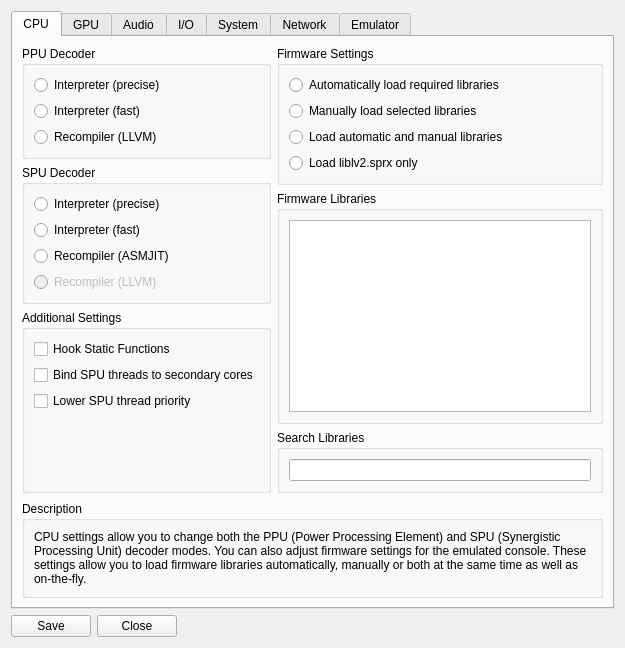
<?xml version="1.0" encoding="UTF-8"?>
<ui version="4.0">
 <class>settings_dialog</class>
 <widget class="QDialog" name="settings_dialog">
  <property name="geometry">
   <rect>
    <x>0</x>
    <y>0</y>
    <width>550</width>
    <height>604</height>
   </rect>
  </property>
  <property name="sizePolicy">
   <sizepolicy hsizetype="Preferred" vsizetype="Preferred">
    <horstretch>0</horstretch>
    <verstretch>0</verstretch>
   </sizepolicy>
  </property>
  <property name="windowTitle">
   <string>Settings</string>
  </property>
  <property name="windowIcon">
   <iconset resource="../resources.qrc">
    <normaloff>:/rpcs3.ico</normaloff>:/rpcs3.ico</iconset>
  </property>
  <layout class="QVBoxLayout" name="verticalLayout_6">
   <item>
    <widget class="QTabWidget" name="tabWidget">
     <property name="enabled">
      <bool>true</bool>
     </property>
     <property name="sizePolicy">
      <sizepolicy hsizetype="MinimumExpanding" vsizetype="MinimumExpanding">
       <horstretch>0</horstretch>
       <verstretch>0</verstretch>
      </sizepolicy>
     </property>
     <property name="currentIndex">
      <number>0</number>
     </property>
     <widget class="QWidget" name="coreTab">
      <attribute name="title">
       <string>CPU</string>
      </attribute>
      <layout class="QVBoxLayout" name="verticalLayout_10">
       <item>
        <layout class="QHBoxLayout" name="horizontalLayout_2">
         <item>
          <layout class="QVBoxLayout" name="verticalLayout_8">
           <item>
            <widget class="QGroupBox" name="ppu">
             <property name="title">
              <string>PPU Decoder</string>
             </property>
             <layout class="QVBoxLayout" name="verticalLayout_2">
              <item>
               <widget class="QRadioButton" name="ppu_precise">
                <property name="text">
                 <string>Interpreter (precise)</string>
                </property>
                <attribute name="buttonGroup">
                 <string notr="true">ppuBG</string>
                </attribute>
               </widget>
              </item>
              <item>
               <widget class="QRadioButton" name="ppu_fast">
                <property name="text">
                 <string>Interpreter (fast)</string>
                </property>
                <attribute name="buttonGroup">
                 <string notr="true">ppuBG</string>
                </attribute>
               </widget>
              </item>
              <item>
               <widget class="QRadioButton" name="ppu_llvm">
                <property name="text">
                 <string>Recompiler (LLVM)</string>
                </property>
                <attribute name="buttonGroup">
                 <string notr="true">ppuBG</string>
                </attribute>
               </widget>
              </item>
             </layout>
            </widget>
           </item>
           <item>
            <widget class="QGroupBox" name="spu">
             <property name="title">
              <string>SPU Decoder</string>
             </property>
             <layout class="QVBoxLayout" name="verticalLayout_3">
              <item>
               <widget class="QRadioButton" name="spu_precise">
                <property name="text">
                 <string>Interpreter (precise)</string>
                </property>
                <attribute name="buttonGroup">
                 <string notr="true">spuBG</string>
                </attribute>
               </widget>
              </item>
              <item>
               <widget class="QRadioButton" name="spu_fast">
                <property name="text">
                 <string>Interpreter (fast)</string>
                </property>
                <attribute name="buttonGroup">
                 <string notr="true">spuBG</string>
                </attribute>
               </widget>
              </item>
              <item>
               <widget class="QRadioButton" name="spu_asmjit">
                <property name="text">
                 <string>Recompiler (ASMJIT)</string>
                </property>
                <attribute name="buttonGroup">
                 <string notr="true">spuBG</string>
                </attribute>
               </widget>
              </item>
              <item>
               <widget class="QRadioButton" name="spu_llvm">
                <property name="enabled">
                 <bool>false</bool>
                </property>
                <property name="text">
                 <string>Recompiler (LLVM)</string>
                </property>
                <attribute name="buttonGroup">
                 <string notr="true">spuBG</string>
                </attribute>
               </widget>
              </item>
             </layout>
            </widget>
           </item>
           <item>
            <widget class="QGroupBox" name="checkboxes">
             <property name="title">
              <string>Additional Settings</string>
             </property>
             <layout class="QVBoxLayout" name="verticalLayout_4">
              <item>
               <widget class="QCheckBox" name="hookStFunc">
                <property name="text">
                 <string>Hook Static Functions</string>
                </property>
               </widget>
              </item>
              <item>
               <widget class="QCheckBox" name="bindSPUThreads">
                <property name="text">
                 <string>Bind SPU threads to secondary cores</string>
                </property>
               </widget>
              </item>
              <item>
               <widget class="QCheckBox" name="lowerSPUThrPrio">
                <property name="text">
                 <string>Lower SPU thread priority</string>
                </property>
               </widget>
              </item>
              <item>
               <spacer name="verticalSpacer">
                <property name="orientation">
                 <enum>Qt::Vertical</enum>
                </property>
                <property name="sizeHint" stdset="0">
                 <size>
                  <width>20</width>
                  <height>40</height>
                 </size>
                </property>
               </spacer>
              </item>
             </layout>
            </widget>
           </item>
          </layout>
         </item>
         <item>
          <layout class="QVBoxLayout" name="verticalLayout_9">
           <item>
            <widget class="QGroupBox" name="lib_settings">
             <property name="sizePolicy">
              <sizepolicy hsizetype="Expanding" vsizetype="Expanding">
               <horstretch>0</horstretch>
               <verstretch>0</verstretch>
              </sizepolicy>
             </property>
             <property name="title">
              <string>Firmware Settings</string>
             </property>
             <layout class="QVBoxLayout" name="verticalLayout">
              <item>
               <widget class="QRadioButton" name="lib_auto">
                <property name="sizePolicy">
                 <sizepolicy hsizetype="Expanding" vsizetype="Preferred">
                  <horstretch>0</horstretch>
                  <verstretch>0</verstretch>
                 </sizepolicy>
                </property>
                <property name="text">
                 <string>Automatically load required libraries</string>
                </property>
               </widget>
              </item>
              <item>
               <widget class="QRadioButton" name="lib_manu">
                <property name="sizePolicy">
                 <sizepolicy hsizetype="Expanding" vsizetype="Preferred">
                  <horstretch>0</horstretch>
                  <verstretch>0</verstretch>
                 </sizepolicy>
                </property>
                <property name="text">
                 <string>Manually load selected libraries</string>
                </property>
               </widget>
              </item>
              <item>
               <widget class="QRadioButton" name="lib_both">
                <property name="sizePolicy">
                 <sizepolicy hsizetype="Expanding" vsizetype="Preferred">
                  <horstretch>0</horstretch>
                  <verstretch>0</verstretch>
                 </sizepolicy>
                </property>
                <property name="text">
                 <string>Load automatic and manual libraries</string>
                </property>
               </widget>
              </item>
              <item>
               <widget class="QRadioButton" name="lib_lv2">
                <property name="sizePolicy">
                 <sizepolicy hsizetype="Expanding" vsizetype="Preferred">
                  <horstretch>0</horstretch>
                  <verstretch>0</verstretch>
                 </sizepolicy>
                </property>
                <property name="text">
                 <string>Load liblv2.sprx only</string>
                </property>
               </widget>
              </item>
             </layout>
            </widget>
           </item>
           <item>
            <widget class="QGroupBox" name="groupBox_28">
             <property name="sizePolicy">
              <sizepolicy hsizetype="Expanding" vsizetype="Preferred">
               <horstretch>0</horstretch>
               <verstretch>0</verstretch>
              </sizepolicy>
             </property>
             <property name="title">
              <string>Firmware Libraries</string>
             </property>
             <layout class="QVBoxLayout" name="verticalLayout_12">
              <item>
               <widget class="QListWidget" name="lleList">
                <property name="selectionMode">
                 <enum>QAbstractItemView::ExtendedSelection</enum>
                </property>
                <property name="viewMode">
                 <enum>QListView::ListMode</enum>
                </property>
               </widget>
              </item>
             </layout>
            </widget>
           </item>
           <item>
            <widget class="QGroupBox" name="groupBox_40">
             <property name="title">
              <string>Search Libraries</string>
             </property>
             <layout class="QVBoxLayout" name="verticalLayout_11">
              <item>
               <widget class="QLineEdit" name="searchBox"/>
              </item>
             </layout>
            </widget>
           </item>
          </layout>
         </item>
        </layout>
       </item>
       <item>
        <spacer name="verticalSpacer_2">
         <property name="orientation">
          <enum>Qt::Vertical</enum>
         </property>
         <property name="sizeType">
          <enum>QSizePolicy::MinimumExpanding</enum>
         </property>
         <property name="sizeHint" stdset="0">
          <size>
           <width>0</width>
           <height>0</height>
          </size>
         </property>
        </spacer>
       </item>
       <item>
        <widget class="QGroupBox" name="groupBox_41">
         <property name="title">
          <string>Description</string>
         </property>
         <layout class="QVBoxLayout" name="verticalLayout_5">
          <item>
           <widget class="QLabel" name="label_2">
            <property name="text">
             <string>CPU settings allow you to change both the PPU (Power Processing Element) and SPU (Synergistic Processing Unit) decoder modes. You can also adjust firmware settings for the emulated console. These settings allow you to load firmware libraries automatically, manually or both at the same time as well as on-the-fly.</string>
            </property>
            <property name="textFormat">
             <enum>Qt::PlainText</enum>
            </property>
            <property name="alignment">
             <set>Qt::AlignLeading|Qt::AlignLeft|Qt::AlignTop</set>
            </property>
            <property name="wordWrap">
             <bool>true</bool>
            </property>
           </widget>
          </item>
         </layout>
        </widget>
       </item>
      </layout>
     </widget>
     <widget class="QWidget" name="gpuTab">
      <attribute name="title">
       <string>GPU</string>
      </attribute>
      <layout class="QVBoxLayout" name="verticalLayout_7">
       <item>
        <layout class="QHBoxLayout" name="horizontalLayout_4">
         <item>
          <widget class="QGroupBox" name="groupBox_26">
           <property name="title">
            <string>Renderer</string>
           </property>
           <layout class="QVBoxLayout" name="verticalLayout_19">
            <item>
             <widget class="QComboBox" name="renderBox"/>
            </item>
           </layout>
          </widget>
         </item>
         <item>
          <widget class="QGroupBox" name="groupBox_29">
           <property name="title">
            <string>Resolution</string>
           </property>
           <layout class="QVBoxLayout" name="verticalLayout_22">
            <item>
             <widget class="QComboBox" name="resBox"/>
            </item>
           </layout>
          </widget>
         </item>
        </layout>
       </item>
       <item>
        <layout class="QHBoxLayout" name="horizontalLayout_6">
         <item>
          <widget class="QGroupBox" name="groupBox_42">
           <property name="title">
            <string>Graphics Device</string>
           </property>
           <layout class="QVBoxLayout" name="verticalLayout_18">
            <item>
             <widget class="QComboBox" name="graphicsAdapterBox"/>
            </item>
           </layout>
          </widget>
         </item>
         <item>
          <widget class="QGroupBox" name="groupBox_43">
           <property name="enabled">
            <bool>false</bool>
           </property>
           <property name="title">
            <string>Enhancements</string>
           </property>
           <layout class="QVBoxLayout" name="verticalLayout_21">
            <item>
             <widget class="QPushButton" name="pushButton_3">
              <property name="text">
               <string>Advanced Settings</string>
              </property>
             </widget>
            </item>
           </layout>
          </widget>
         </item>
        </layout>
       </item>
       <item>
        <layout class="QHBoxLayout" name="horizontalLayout_8">
         <item>
          <layout class="QHBoxLayout" name="horizontalLayout_3">
           <item>
            <widget class="QGroupBox" name="groupBox_44">
             <property name="title">
              <string>Aspect Ratio</string>
             </property>
             <layout class="QVBoxLayout" name="verticalLayout_14">
              <item>
               <widget class="QComboBox" name="aspectBox"/>
              </item>
             </layout>
            </widget>
           </item>
           <item>
            <widget class="QGroupBox" name="groupBox_45">
             <property name="title">
              <string>Framelimit</string>
             </property>
             <layout class="QVBoxLayout" name="verticalLayout_15">
              <item>
               <widget class="QComboBox" name="frameLimitBox"/>
              </item>
             </layout>
            </widget>
           </item>
          </layout>
         </item>
         <item>
          <widget class="QWidget" name="widget" native="true"/>
         </item>
        </layout>
       </item>
       <item>
        <layout class="QHBoxLayout" name="horizontalLayout_7">
         <item alignment="Qt::AlignTop">
          <widget class="QGroupBox" name="groupBox_46">
           <property name="title">
            <string>Additional Settings</string>
           </property>
           <property name="alignment">
            <set>Qt::AlignLeading|Qt::AlignLeft|Qt::AlignTop</set>
           </property>
           <layout class="QVBoxLayout" name="verticalLayout_16">
            <item alignment="Qt::AlignTop">
             <widget class="QCheckBox" name="dumpColor">
              <property name="text">
               <string>Write Color Buffers</string>
              </property>
             </widget>
            </item>
            <item>
             <widget class="QCheckBox" name="dumpDepth">
              <property name="text">
               <string>Write Depth Buffers</string>
              </property>
             </widget>
            </item>
            <item>
             <widget class="QCheckBox" name="readColor">
              <property name="text">
               <string>Read Color Buffers</string>
              </property>
             </widget>
            </item>
            <item>
             <widget class="QCheckBox" name="readDepth">
              <property name="text">
               <string>Read Depth Buffers</string>
              </property>
             </widget>
            </item>
            <item>
             <widget class="QCheckBox" name="autoInvalidateCache">
              <property name="text">
               <string>Invalidate Cache Every Frame</string>
              </property>
             </widget>
            </item>
            <item>
             <widget class="QCheckBox" name="gpuTextureScaling">
              <property name="text">
               <string>Use GPU Texture Scaling</string>
              </property>
             </widget>
            </item>
            <item>
             <widget class="QCheckBox" name="vsync">
              <property name="text">
               <string>Use Vertical Sync</string>
              </property>
             </widget>
            </item>
           </layout>
          </widget>
         </item>
         <item alignment="Qt::AlignTop">
          <widget class="QGroupBox" name="groupBox_48">
           <property name="enabled">
            <bool>true</bool>
           </property>
           <property name="title">
            <string>Debugging Settings</string>
           </property>
           <property name="alignment">
            <set>Qt::AlignLeading|Qt::AlignLeft|Qt::AlignTop</set>
           </property>
           <layout class="QVBoxLayout" name="verticalLayout_17">
            <item alignment="Qt::AlignTop">
             <widget class="QCheckBox" name="glLegacyBuffers">
              <property name="enabled">
               <bool>false</bool>
              </property>
              <property name="text">
               <string>Use Legacy OpenGL Buffers</string>
              </property>
             </widget>
            </item>
            <item alignment="Qt::AlignTop">
             <widget class="QCheckBox" name="debugOutput">
              <property name="text">
               <string>Debug Output</string>
              </property>
             </widget>
            </item>
            <item>
             <widget class="QCheckBox" name="debugOverlay">
              <property name="text">
               <string>Debug Overlay</string>
              </property>
             </widget>
            </item>
            <item>
             <widget class="QCheckBox" name="scrictModeRendering">
              <property name="text">
               <string>Strict Rendering Mode</string>
              </property>
             </widget>
            </item>
            <item>
             <widget class="QCheckBox" name="logProg">
              <property name="text">
               <string>Log Shader Programs</string>
              </property>
             </widget>
            </item>
            <item alignment="Qt::AlignTop">
             <widget class="QCheckBox" name="forceHighpZ">
              <property name="text">
               <string>Use High Precision Z-buffer</string>
              </property>
             </widget>
            </item>
           </layout>
          </widget>
         </item>
        </layout>
       </item>
       <item>
        <spacer name="verticalSpacer_3">
         <property name="orientation">
          <enum>Qt::Vertical</enum>
         </property>
         <property name="sizeType">
          <enum>QSizePolicy::MinimumExpanding</enum>
         </property>
         <property name="sizeHint" stdset="0">
          <size>
           <width>0</width>
           <height>0</height>
          </size>
         </property>
        </spacer>
       </item>
       <item>
        <widget class="QGroupBox" name="groupBox_47">
         <property name="title">
          <string>Description</string>
         </property>
         <layout class="QHBoxLayout" name="horizontalLayout_5">
          <item>
           <widget class="QLabel" name="label_3">
            <property name="text">
             <string>GPU settings allow you to change the rendering backend of the emulated console. You can also choose your preferred graphics device for GPU specific rendering APIs as well as adjust the output resolution, aspect ratio and framelimit of the emulated console. Additional enhancement settings will be added in the future.</string>
            </property>
            <property name="textFormat">
             <enum>Qt::PlainText</enum>
            </property>
            <property name="alignment">
             <set>Qt::AlignLeading|Qt::AlignLeft|Qt::AlignTop</set>
            </property>
            <property name="wordWrap">
             <bool>true</bool>
            </property>
           </widget>
          </item>
         </layout>
        </widget>
       </item>
      </layout>
     </widget>
     <widget class="QWidget" name="audioTab">
      <attribute name="title">
       <string>Audio</string>
      </attribute>
      <layout class="QVBoxLayout" name="verticalLayout_26">
       <item>
        <layout class="QHBoxLayout" name="horizontalLayout_9">
         <item>
          <layout class="QVBoxLayout" name="verticalLayout_25">
           <item>
            <widget class="QGroupBox" name="groupBox_30">
             <property name="title">
              <string>Audio Out</string>
             </property>
             <layout class="QVBoxLayout" name="verticalLayout_24">
              <item>
               <widget class="QComboBox" name="audioOutBox"/>
              </item>
             </layout>
            </widget>
           </item>
           <item>
            <widget class="QGroupBox" name="groupBox_49">
             <property name="title">
              <string>Audio Settings</string>
             </property>
             <layout class="QVBoxLayout" name="verticalLayout_23">
              <item>
               <widget class="QCheckBox" name="audioDump">
                <property name="text">
                 <string>Dump to File</string>
                </property>
               </widget>
              </item>
              <item>
               <widget class="QCheckBox" name="convert">
                <property name="text">
                 <string>Convert to 16-bit</string>
                </property>
               </widget>
              </item>
              <item>
               <widget class="QCheckBox" name="downmix">
                <property name="text">
                 <string>Downmix to Stereo</string>
                </property>
                <property name="checked">
                 <bool>false</bool>
                </property>
               </widget>
              </item>
             </layout>
            </widget>
           </item>
          </layout>
         </item>
         <item>
          <widget class="QWidget" name="widget_2" native="true"/>
         </item>
        </layout>
       </item>
       <item>
        <spacer name="verticalSpacer_6">
         <property name="orientation">
          <enum>Qt::Vertical</enum>
         </property>
         <property name="sizeType">
          <enum>QSizePolicy::MinimumExpanding</enum>
         </property>
         <property name="sizeHint" stdset="0">
          <size>
           <width>0</width>
           <height>0</height>
          </size>
         </property>
        </spacer>
       </item>
       <item>
        <widget class="QGroupBox" name="groupBox_50">
         <property name="title">
          <string>Description</string>
         </property>
         <layout class="QVBoxLayout" name="verticalLayout_20">
          <item>
           <widget class="QLabel" name="label_4">
            <property name="text">
             <string>Audio settings allow you to change the way audio is encoded and handled by the emulator. More detailed settings will be added in the future.</string>
            </property>
            <property name="textFormat">
             <enum>Qt::PlainText</enum>
            </property>
            <property name="alignment">
             <set>Qt::AlignLeading|Qt::AlignLeft|Qt::AlignTop</set>
            </property>
            <property name="wordWrap">
             <bool>true</bool>
            </property>
           </widget>
          </item>
         </layout>
        </widget>
       </item>
      </layout>
     </widget>
     <widget class="QWidget" name="inputTab">
      <attribute name="title">
       <string>I/O</string>
      </attribute>
      <layout class="QVBoxLayout" name="verticalLayout_32">
       <item>
        <layout class="QHBoxLayout" name="horizontalLayout_10">
         <item>
          <widget class="QGroupBox" name="groupBox_52">
           <property name="title">
            <string>Controller Handler</string>
           </property>
           <layout class="QVBoxLayout" name="verticalLayout_29">
            <item>
             <widget class="QComboBox" name="padHandlerBox"/>
            </item>
           </layout>
          </widget>
         </item>
         <item>
          <widget class="QGroupBox" name="groupBox_31">
           <property name="title">
            <string>Camera Input</string>
           </property>
           <layout class="QVBoxLayout" name="verticalLayout_30">
            <item>
             <widget class="QComboBox" name="cameraTypeBox"/>
            </item>
           </layout>
          </widget>
         </item>
        </layout>
       </item>
       <item>
        <layout class="QHBoxLayout" name="horizontalLayout_11">
         <item>
          <widget class="QGroupBox" name="groupBox_51">
           <property name="title">
            <string>Keyboard Handler</string>
           </property>
           <layout class="QVBoxLayout" name="verticalLayout_27">
            <item>
             <widget class="QComboBox" name="keyboardHandlerBox"/>
            </item>
           </layout>
          </widget>
         </item>
         <item>
          <widget class="QGroupBox" name="groupBox_54">
           <property name="title">
            <string>Camera Settings</string>
           </property>
           <layout class="QVBoxLayout" name="verticalLayout_31">
            <item>
             <widget class="QCheckBox" name="useFakeCamera">
              <property name="text">
               <string>Use Fake Camera</string>
              </property>
             </widget>
            </item>
           </layout>
          </widget>
         </item>
        </layout>
       </item>
       <item>
        <layout class="QHBoxLayout" name="horizontalLayout_12">
         <item>
          <widget class="QGroupBox" name="groupBox_53">
           <property name="title">
            <string>Mouse Handler</string>
           </property>
           <layout class="QVBoxLayout" name="verticalLayout_28">
            <item>
             <widget class="QComboBox" name="mouseHandlerBox"/>
            </item>
           </layout>
          </widget>
         </item>
         <item>
          <widget class="QWidget" name="widget_3" native="true"/>
         </item>
        </layout>
       </item>
       <item>
        <spacer name="verticalSpacer_7">
         <property name="orientation">
          <enum>Qt::Vertical</enum>
         </property>
         <property name="sizeType">
          <enum>QSizePolicy::MinimumExpanding</enum>
         </property>
         <property name="sizeHint" stdset="0">
          <size>
           <width>0</width>
           <height>0</height>
          </size>
         </property>
        </spacer>
       </item>
       <item>
        <widget class="QGroupBox" name="groupBox_59">
         <property name="title">
          <string>Description</string>
         </property>
         <layout class="QVBoxLayout" name="verticalLayout_33">
          <item>
           <widget class="QLabel" name="label_5">
            <property name="text">
             <string>I/O settings allow you to change controller, keyboard and mouse handlers as well as PlayStation camera inputs. More detailed settings will be added in the future.</string>
            </property>
            <property name="textFormat">
             <enum>Qt::PlainText</enum>
            </property>
            <property name="alignment">
             <set>Qt::AlignLeading|Qt::AlignLeft|Qt::AlignTop</set>
            </property>
            <property name="wordWrap">
             <bool>true</bool>
            </property>
           </widget>
          </item>
         </layout>
        </widget>
       </item>
      </layout>
     </widget>
     <widget class="QWidget" name="systemTab">
      <attribute name="title">
       <string>System</string>
      </attribute>
      <layout class="QVBoxLayout" name="verticalLayout_37">
       <item>
        <layout class="QHBoxLayout" name="horizontalLayout_14">
         <item>
          <widget class="QGroupBox" name="groupBox_34">
           <property name="title">
            <string>Console Language</string>
           </property>
           <layout class="QVBoxLayout" name="verticalLayout_34">
            <item>
             <widget class="QComboBox" name="sysLangBox"/>
            </item>
           </layout>
          </widget>
         </item>
         <item>
          <widget class="QGroupBox" name="groupBox">
           <property name="title">
            <string>Homebrew</string>
           </property>
           <layout class="QVBoxLayout" name="verticalLayout_35">
            <item>
             <widget class="QCheckBox" name="enableHostRoot">
              <property name="text">
               <string>Enable /host_root/</string>
              </property>
             </widget>
            </item>
           </layout>
          </widget>
         </item>
        </layout>
       </item>
       <item>
        <layout class="QHBoxLayout" name="horizontalLayout_15">
         <item>
          <widget class="QGroupBox" name="groupBox_33">
           <property name="enabled">
            <bool>false</bool>
           </property>
           <property name="title">
            <string>Console Region</string>
           </property>
           <layout class="QVBoxLayout" name="verticalLayout_36">
            <item>
             <widget class="QComboBox" name="comboBox_12"/>
            </item>
           </layout>
          </widget>
         </item>
         <item>
          <widget class="QWidget" name="widget_4" native="true"/>
         </item>
        </layout>
       </item>
       <item>
        <spacer name="verticalSpacer_8">
         <property name="orientation">
          <enum>Qt::Vertical</enum>
         </property>
         <property name="sizeType">
          <enum>QSizePolicy::MinimumExpanding</enum>
         </property>
         <property name="sizeHint" stdset="0">
          <size>
           <width>0</width>
           <height>0</height>
          </size>
         </property>
        </spacer>
       </item>
       <item>
        <widget class="QGroupBox" name="groupBox_61">
         <property name="title">
          <string>Description</string>
         </property>
         <layout class="QHBoxLayout" name="horizontalLayout_13">
          <item>
           <widget class="QLabel" name="label_7">
            <property name="text">
             <string>System settings allow you change basic system settings found within a real PlayStation 3 system. Depending on the application in use, the console language setting will change the language of the application accordingly. More detailed settings will be added in the future.</string>
            </property>
            <property name="textFormat">
             <enum>Qt::PlainText</enum>
            </property>
            <property name="alignment">
             <set>Qt::AlignLeading|Qt::AlignLeft|Qt::AlignTop</set>
            </property>
            <property name="wordWrap">
             <bool>true</bool>
            </property>
           </widget>
          </item>
         </layout>
        </widget>
       </item>
      </layout>
      <zorder>groupBox_61</zorder>
      <zorder>verticalSpacer_8</zorder>
     </widget>
     <widget class="QWidget" name="networkTab">
      <attribute name="title">
       <string>Network</string>
      </attribute>
      <layout class="QVBoxLayout" name="verticalLayout_40">
       <item>
        <layout class="QHBoxLayout" name="horizontalLayout_16">
         <item>
          <widget class="QGroupBox" name="groupBox_32">
           <property name="title">
            <string>Network Status</string>
           </property>
           <layout class="QVBoxLayout" name="verticalLayout_38">
            <item>
             <widget class="QComboBox" name="netStatusBox"/>
            </item>
           </layout>
          </widget>
         </item>
         <item>
          <widget class="QWidget" name="widget_5" native="true"/>
         </item>
        </layout>
       </item>
       <item>
        <spacer name="verticalSpacer_9">
         <property name="orientation">
          <enum>Qt::Vertical</enum>
         </property>
         <property name="sizeType">
          <enum>QSizePolicy::MinimumExpanding</enum>
         </property>
         <property name="sizeHint" stdset="0">
          <size>
           <width>0</width>
           <height>0</height>
          </size>
         </property>
        </spacer>
       </item>
       <item>
        <widget class="QGroupBox" name="groupBox_60">
         <property name="title">
          <string>Description</string>
         </property>
         <layout class="QVBoxLayout" name="verticalLayout_39">
          <item>
           <widget class="QLabel" name="label_6">
            <property name="text">
             <string>Network settings allow you to change basic network settings found within a real PlayStation 3 system. More detailed settings may or may not be added in the future.</string>
            </property>
            <property name="textFormat">
             <enum>Qt::PlainText</enum>
            </property>
            <property name="alignment">
             <set>Qt::AlignLeading|Qt::AlignLeft|Qt::AlignTop</set>
            </property>
            <property name="wordWrap">
             <bool>true</bool>
            </property>
           </widget>
          </item>
         </layout>
        </widget>
       </item>
      </layout>
     </widget>
     <widget class="QWidget" name="emulatorTab">
      <attribute name="title">
       <string>Emulator</string>
      </attribute>
      <layout class="QVBoxLayout" name="verticalLayout_46">
       <item>
        <layout class="QHBoxLayout" name="horizontalLayout_17">
         <item>
          <widget class="QGroupBox" name="groupBox_55">
           <property name="title">
            <string>Emulator Settings</string>
           </property>
           <layout class="QVBoxLayout" name="verticalLayout_41">
            <item>
             <widget class="QCheckBox" name="exitOnStop">
              <property name="text">
               <string>Exit RPCS3 when process finishes</string>
              </property>
             </widget>
            </item>
            <item>
             <widget class="QCheckBox" name="alwaysStart">
              <property name="text">
               <string>Automatically start games after boot</string>
              </property>
             </widget>
            </item>
            <item>
             <widget class="QCheckBox" name="startGameFullscreen">
              <property name="text">
               <string>Start games in Fullscreen mode</string>
              </property>
             </widget>
            </item>
            <item>
             <widget class="QCheckBox" name="showFPSInTitle">
              <property name="text">
               <string>Show framerate counter in window title</string>
              </property>
             </widget>
            </item>
           </layout>
          </widget>
         </item>
         <item>
          <widget class="QGroupBox" name="gb_settings">
           <property name="title">
            <string>UI Settings</string>
           </property>
           <layout class="QVBoxLayout" name="verticalLayout_42">
            <item>
             <widget class="QPushButton" name="pb_reset_default">
              <property name="text">
               <string>Restore default settings</string>
              </property>
             </widget>
            </item>
            <item>
             <widget class="QPushButton" name="pb_backup_config">
              <property name="text">
               <string>Save current settings</string>
              </property>
             </widget>
            </item>
            <item>
             <widget class="QPushButton" name="pb_open_folder">
              <property name="text">
               <string>Open configuration folder</string>
              </property>
             </widget>
            </item>
            <item>
             <widget class="QCheckBox" name="cb_show_welcome">
              <property name="text">
               <string>Show Welcome Screen</string>
              </property>
             </widget>
            </item>
           </layout>
          </widget>
         </item>
        </layout>
       </item>
       <item>
        <layout class="QHBoxLayout" name="horizontalLayout_18">
         <item>
          <widget class="QGroupBox" name="gb_configs">
           <property name="title">
            <string>UI Configurations</string>
           </property>
           <layout class="QVBoxLayout" name="verticalLayout_44">
            <item>
             <widget class="QComboBox" name="combo_configs"/>
            </item>
            <item>
             <widget class="QPushButton" name="pb_apply_config">
              <property name="text">
               <string>Apply</string>
              </property>
             </widget>
            </item>
           </layout>
          </widget>
         </item>
         <item>
          <widget class="QGroupBox" name="gb_stylesheets">
           <property name="title">
            <string>UI Stylesheets</string>
           </property>
           <layout class="QVBoxLayout" name="verticalLayout_43">
            <item>
             <widget class="QComboBox" name="combo_stylesheets"/>
            </item>
            <item>
             <widget class="QPushButton" name="pb_apply_stylesheet">
              <property name="text">
               <string>Apply</string>
              </property>
             </widget>
            </item>
           </layout>
          </widget>
         </item>
        </layout>
       </item>
       <item>
        <spacer name="verticalSpacer_10">
         <property name="orientation">
          <enum>Qt::Vertical</enum>
         </property>
         <property name="sizeType">
          <enum>QSizePolicy::MinimumExpanding</enum>
         </property>
         <property name="sizeHint" stdset="0">
          <size>
           <width>0</width>
           <height>0</height>
          </size>
         </property>
        </spacer>
       </item>
       <item>
        <widget class="QGroupBox" name="groupBox_62">
         <property name="title">
          <string>Description</string>
         </property>
         <layout class="QVBoxLayout" name="verticalLayout_45">
          <item>
           <widget class="QLabel" name="label_8">
            <property name="text">
             <string>Emulator settings allow you to set personal preferences within the emulator such as automatic exit when a process is finished, starting games after boot and allowing games to automatically boot into fullscreen mode. You can also create your own stylesheets which can be used as themes for a more personal experience. </string>
            </property>
            <property name="textFormat">
             <enum>Qt::PlainText</enum>
            </property>
            <property name="alignment">
             <set>Qt::AlignLeading|Qt::AlignLeft|Qt::AlignTop</set>
            </property>
            <property name="wordWrap">
             <bool>true</bool>
            </property>
           </widget>
          </item>
         </layout>
        </widget>
       </item>
      </layout>
      <zorder>groupBox_62</zorder>
      <zorder>verticalSpacer_10</zorder>
     </widget>
    </widget>
   </item>
   <item>
    <layout class="QHBoxLayout" name="horizontalLayout">
     <item alignment="Qt::AlignLeft">
      <widget class="QPushButton" name="okButton">
       <property name="text">
        <string>Save</string>
       </property>
      </widget>
     </item>
     <item alignment="Qt::AlignLeft">
      <widget class="QPushButton" name="cancelButton">
       <property name="text">
        <string>Close</string>
       </property>
      </widget>
     </item>
     <item>
      <spacer name="horizontalSpacer">
       <property name="orientation">
        <enum>Qt::Horizontal</enum>
       </property>
       <property name="sizeHint" stdset="0">
        <size>
         <width>40</width>
         <height>20</height>
        </size>
       </property>
      </spacer>
     </item>
    </layout>
   </item>
  </layout>
 </widget>
 <resources>
  <include location="../resources.qrc"/>
 </resources>
 <connections/>
 <buttongroups>
  <buttongroup name="spuBG"/>
  <buttongroup name="ppuBG"/>
 </buttongroups>
</ui>
